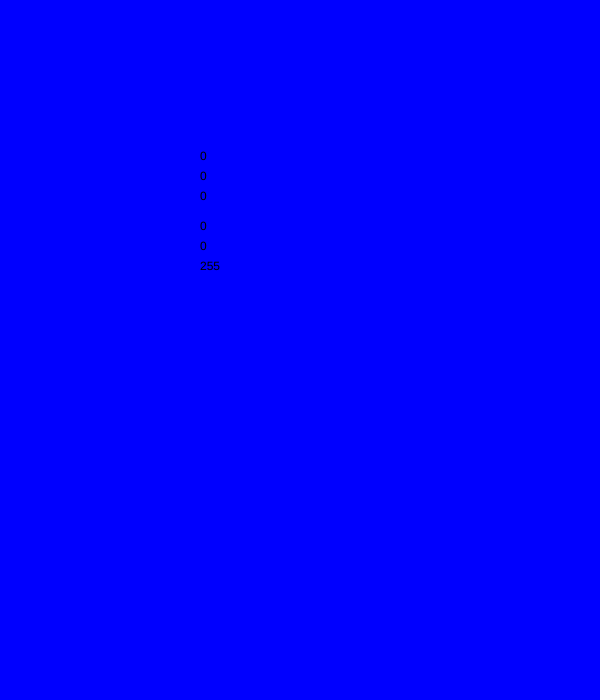
Frame 1 (no input)
Frame 60 (no input): identical to frame 1, image omitted
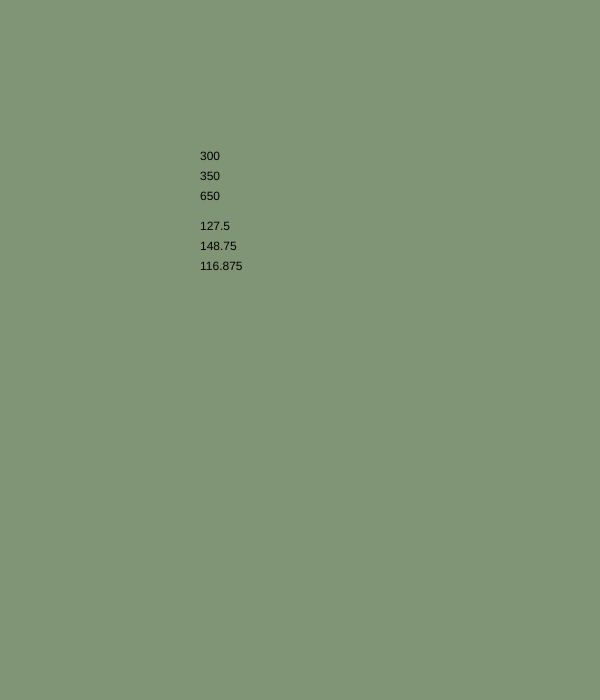
Frame 120 (the mouse pressed at the canvas centre since frame 60)

The p5.js sketch that drew these frames (run headless with seeded random() and noise() and a simulated clock; from frame 60 on, the mouse is pressed at the canvas centre):

// p5.js sketch
// ── sketch.js
function setup() {
    createCanvas(600,700);
}


function draw() {
    var bgRed, bgGreen, bgBlue;

    // Mapping mouseX to a usable range
    // bgVal = mouseX;
    // bgVal = mouseX * 0.425;
    bgRed = map(mouseX, 0, 600, 0, 255);
    bgGreen = map(mouseY, 0, 600, 0, 255);
    bgBlue = map(mouseX + mouseY, 0, 1200, 255, 0);


    background(bgRed, bgGreen, bgBlue);

    text(mouseX, 200, 160);
    text(mouseY, 200, 180);
    text(mouseX + mouseY, 200, 200);
    text(bgRed, 200, 230);
    text(bgGreen, 200, 250);
    text(bgBlue, 200, 270);
}
